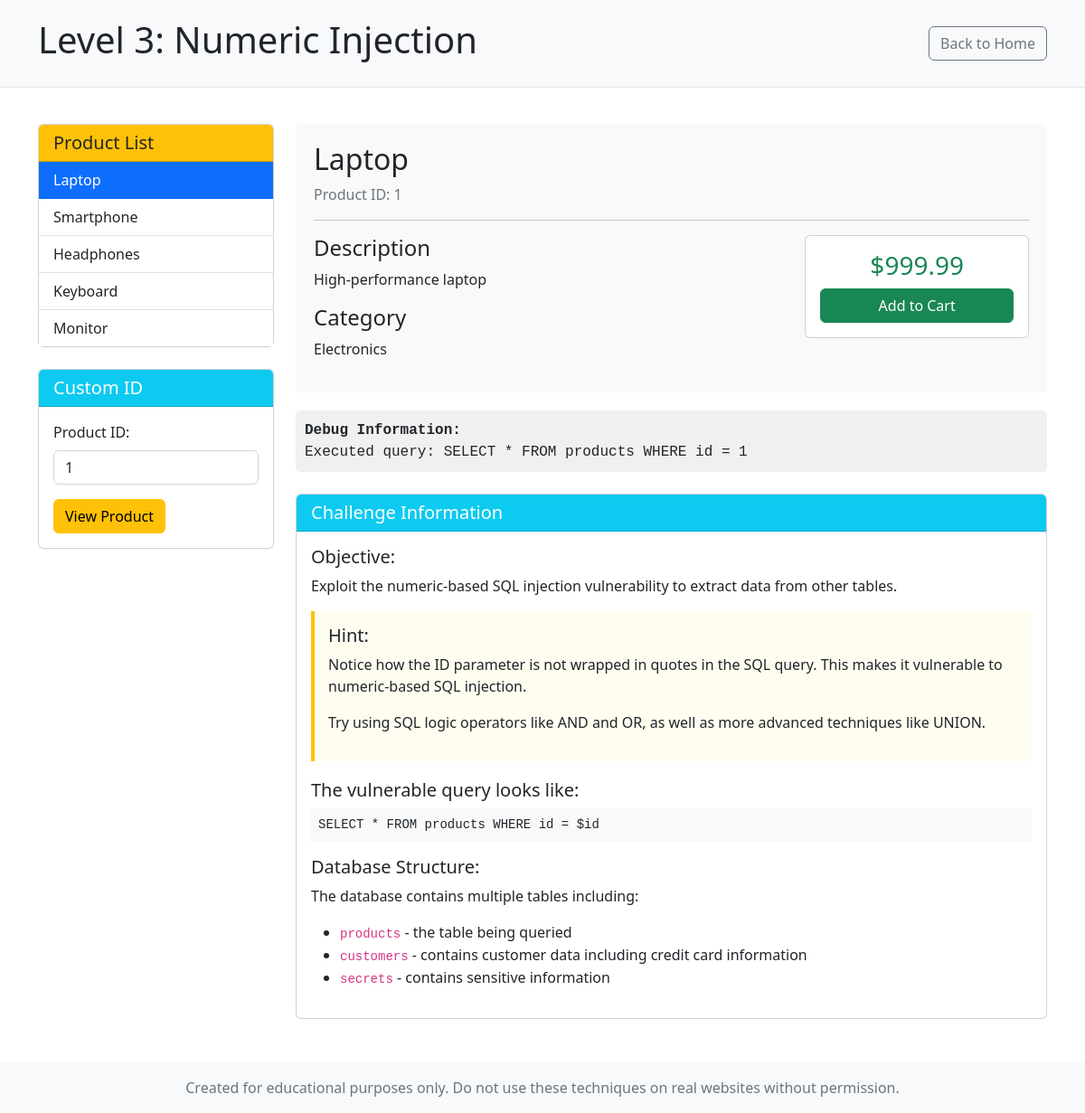
The page /level3.php?id=1 on the database its author committed.
### tables this page shows
CREATE TABLE products (
    id INT AUTO_INCREMENT PRIMARY KEY,
    name VARCHAR(100) NOT NULL,
    description TEXT,
    price DECIMAL(10, 2),
    category VARCHAR(50)
);

### level3.php (the view, shortened to what this page needs)
<?php
require_once 'config.php';
$product = null;
$error = '';
$executed_query = '';
if (isset($_GET['id'])) {
    $id = $_GET['id'];
    $sql = "SELECT * FROM products WHERE id = $id";
    $executed_query = "Executed query: " . $sql;
    $result = mysqli_query($conn, $sql);
    if ($result && mysqli_num_rows($result) > 0) {
        $product = mysqli_fetch_assoc($result);
    } else {
        $error = "Product not found or invalid input. " . mysqli_error($conn);
    }
} else {
    $error = "Please provide a product ID.";
}
$all_products = [];
$product_sql = "SELECT id, name FROM products ORDER BY id";
$product_result = mysqli_query($conn, $product_sql);
if ($product_result) {
    while ($row = mysqli_fetch_assoc($product_result)) {
        $all_products[] = $row;
    }
}
?>
<!DOCTYPE html>
<html lang="en">
<head>
    <link rel="stylesheet" href="https://cdn.jsdelivr.net/npm/bootstrap@5.2.3/dist/css/bootstrap.min.css">
</head>
<body>
    <div class="header">
        <div class="container">
            <div class="d-flex justify-content-between align-items-center">
                <h1>Level 3: Numeric Injection</h1>
                <a href="index.php" class="btn btn-outline-secondary">Back to Home</a>
            </div>
        </div>
    </div>
    <div class="container">
        <div class="row">
            <div class="col-md-3">
                <div class="card mb-4">
                    <div class="card-header bg-warning text-dark">
                        <h5 class="mb-0">Product List</h5>
                    </div>
                    <div class="card-body p-0">
                        <div class="list-group list-group-flush">
                            <?php foreach ($all_products as $p): ?>
                                <a href="?id=<?php echo $p['id']; ?>" class="list-group-item list-group-item-action <?php echo (isset($_GET['id']) && $_GET['id'] == $p['id']) ? 'active' : ''; ?>">
                                    <?php echo htmlspecialchars($p['name']); ?>
                                </a>
                            <?php endforeach; ?>
                        </div>
                    </div>
                </div>
                <div class="card">
                    <div class="card-header bg-info text-white">
                        <h5 class="mb-0">Custom ID</h5>
                    </div>
                    <div class="card-body">
                        <form method="get" action="">
                            <div class="mb-3">
                                <label for="id" class="form-label">Product ID:</label>
                                <input type="text" class="form-control" id="id" name="id" value="<?php echo isset($_GET['id']) ? htmlspecialchars($_GET['id']) : ''; ?>" placeholder="Enter product ID">
                            </div>
                            <button type="submit" class="btn btn-warning">View Product</button>
                        </form>
                    </div>
                </div>
            </div>
            <div class="col-md-9">
                <?php if ($product): ?>
                    <div class="product-detail">
                        <h2><?php echo htmlspecialchars($product['name']); ?></h2>
                        <p class="text-muted">Product ID: <?php echo htmlspecialchars($product['id']); ?></p>
                        <hr>
                        <div class="row">
                            <div class="col-md-8">
                                <h4>Description</h4>
                                <p><?php echo htmlspecialchars($product['description']); ?></p>
                                <h4>Category</h4>
                                <p><?php echo htmlspecialchars($product['category']); ?></p>
                            </div>
                            <div class="col-md-4">
                                <div class="card">
                                    <div class="card-body">
                                        <h3 class="card-title text-center text-success">$<?php echo htmlspecialchars($product['price']); ?></h3>
                                        <button class="btn btn-success w-100">Add to Cart</button>
                                    </div>
                                </div>
                            </div>
                        </div>
                    </div>
                <?php elseif (!$error): ?>
                    <div class="alert alert-info">
                        Please select a product from the list or enter a product ID.
                    </div>
                <?php endif; ?>
                <?php if (!empty($executed_query)): ?>
                    <div class="query-box">
                        <strong>Debug Information:</strong><br>
                        <?php echo htmlspecialchars($executed_query); ?>
                    </div>
                <?php endif; ?>
                <div class="card mt-4">
                    <div class="card-header bg-info text-white">
                        <h5 class="mb-0">Challenge Information</h5>
                    </div>
                    <div class="card-body">
                        <h5>Objective:</h5>
                        <p>Exploit the numeric-based SQL injection vulnerability to extract data from other tables.</p>
                        <div class="hint-box">
                            <h5>Hint:</h5>
                            <p>Notice how the ID parameter is not wrapped in quotes in the SQL query. This makes it vulnerable to numeric-based SQL injection.</p>
                            <p>Try using SQL logic operators like AND and OR, as well as more advanced techniques like UNION.</p>
                        </div>
                        <h5>The vulnerable query looks like:</h5>
                        <pre class="bg-light p-2">SELECT * FROM products WHERE id = $id</pre>
                        <h5 class="mt-3">Database Structure:</h5>
                        <p>The database contains multiple tables including:</p>
                        <ul>
                            <li><code>products</code> - the table being queried</li>
                            <li><code>customers</code> - contains customer data including credit card information</li>
                            <li><code>secrets</code> - contains sensitive information</li>
                        </ul>
                    </div>
                </div>
            </div>
        </div>
    </div>
    <footer class="mt-5 py-3 bg-light">
        <div class="container text-center">
            <p class="text-muted mb-0">Created for educational purposes only. Do not use these techniques on real websites without permission.</p>
        </div>
    </footer>
</body>
</html>

### level3.php (style rules this page uses)
.header { background-color: #f8f9fa; padding: 20px 0; margin-bottom: 40px; border-bottom: 1px solid #e7e7e7; }
.hint-box { background-color: #fffdf0; border-left: 4px solid #ffc107; padding: 15px; margin-bottom: 20px; }
.query-box { background-color: #f0f0f0; padding: 10px; border-radius: 5px; margin-top: 20px; font-family: monospace; overflow-x: auto; }
.product-detail { background-color: #f9f9f9; padding: 20px; border-radius: 5px; margin-bottom: 20px; }

### rows shown on the page
products: name "Laptop", id "1", description "High-performance laptop", category "Electronics", price "999.99"
products: name "Smartphone"
products: name "Headphones"
products: name "Keyboard"
products: name "Monitor"

### other values the page prints
$executed_query "Executed query: SELECT * FROM products WHERE id = 1"
